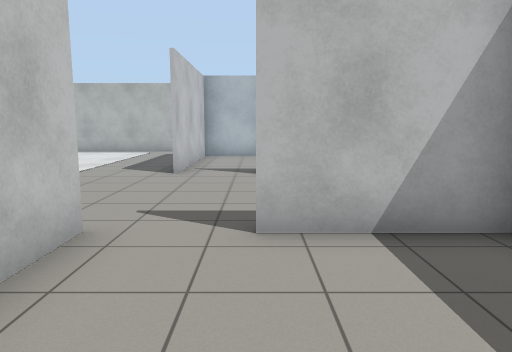
[1] (above)

18 first-person views from a walk through a world built for the Gazebo simulator. The camera is 1.2 m above the floor, tilts 8° down and sees 70° across. The floor is counted in squares, 1 m on a side. Each view is taken from the middle of a square. On the plan, view 1 faces up. The plan holds only what a view shows up to about 14 squares ahead; the rest is blank.

[2]
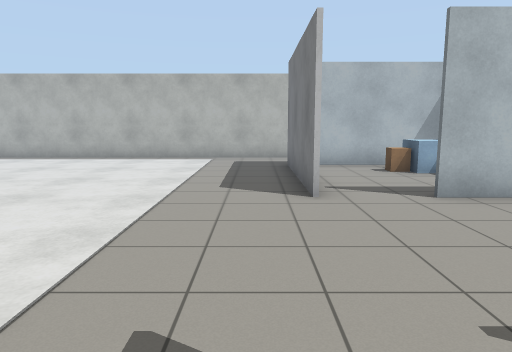

[3]
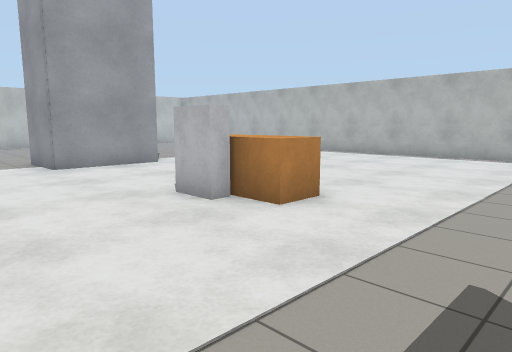

[4]
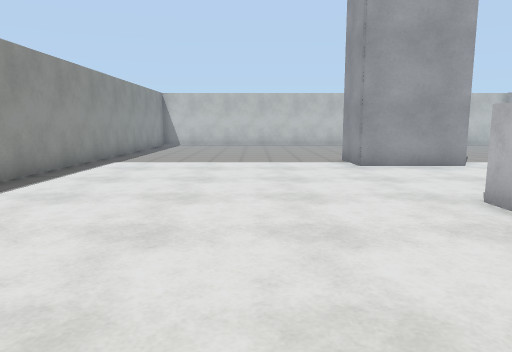

[5]
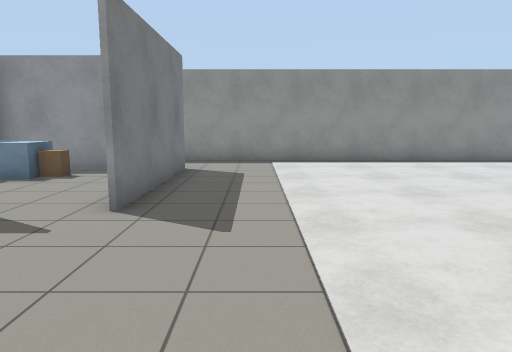

[6]
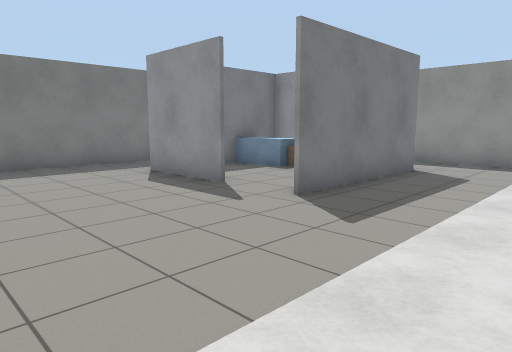

[7]
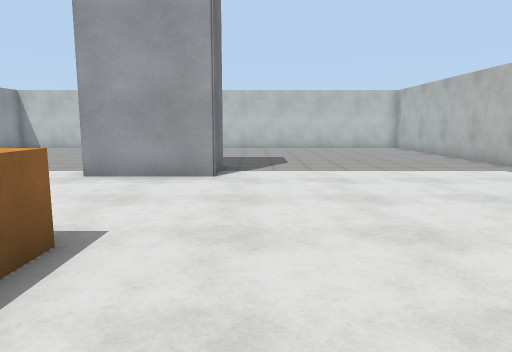

[8]
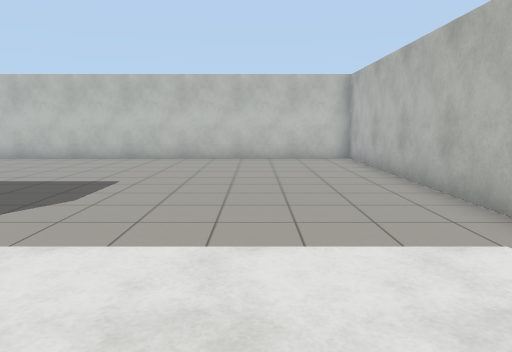

[9]
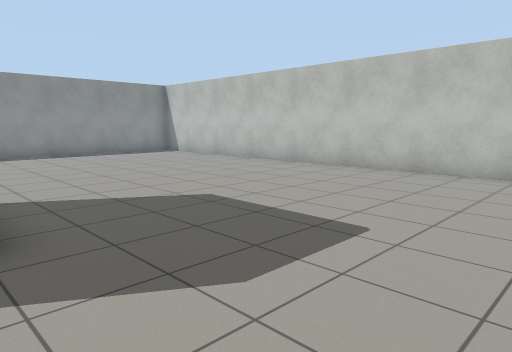

[10]
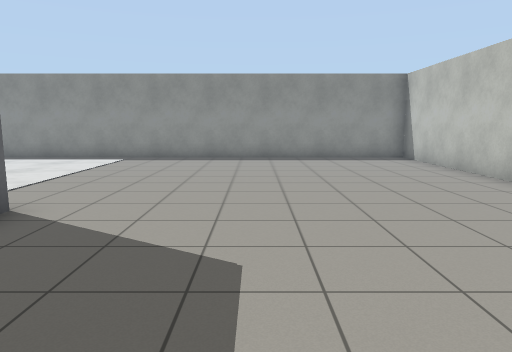

[11]
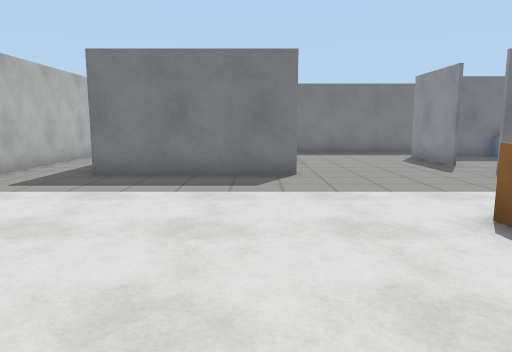

[12]
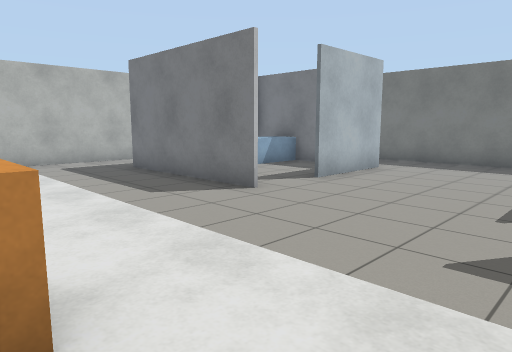

[13]
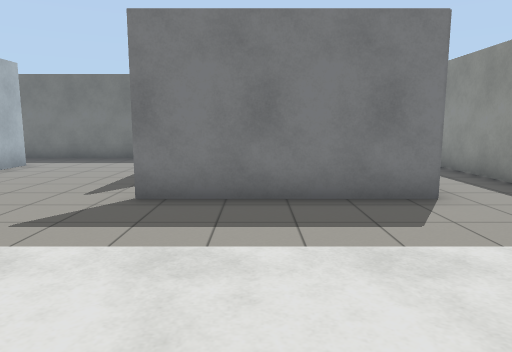

[14]
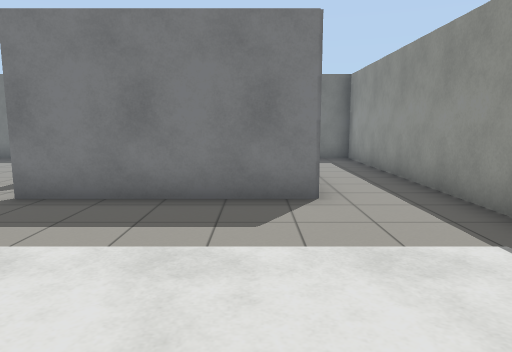

[15]
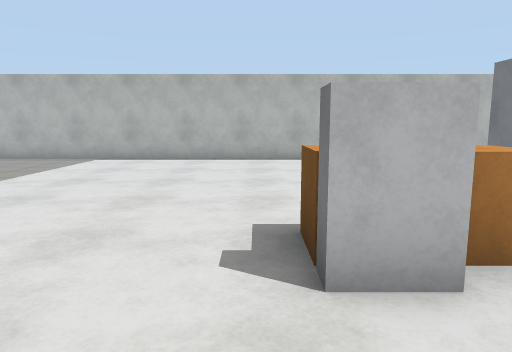

[16]
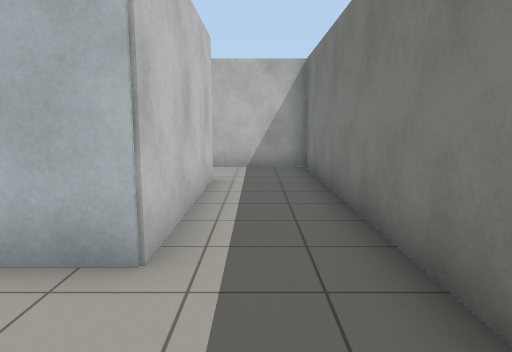

[17]
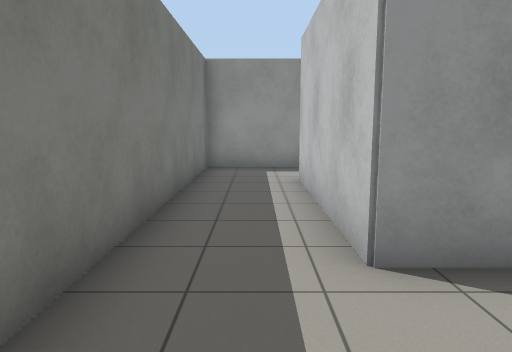

[18]
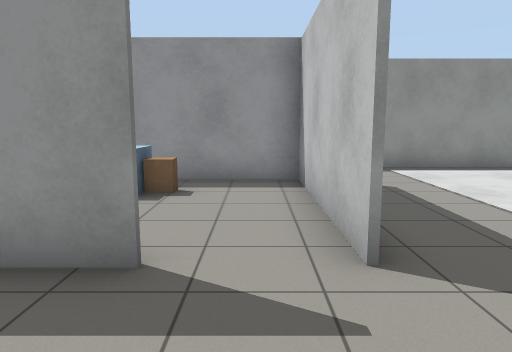

### Floor plan
Points are (right, up) in squares from view 1. A wall is a line through its corners. A room is listed if a view was taken in it or the views show most of it. See-through windows are left out.
Room 1 (view 1)
walls: (-1.9, 2.5) (-1.9, -0.9) (2.9, -0.9) (2.9, 2.4); (2.9, 3.9) (0, 3.9)
ways out: opening at (-1, 3) to room 2
objects: beige box (1, 0) to (1, 1); blue box (2, 0) to (2, 1)
Room 2 (views 2, 3, 4, 5, 6, 7, 8, 9, 10, 11, 12, 13, 14, 15, 16, 17, 18)
walls: (-15.5, 8.1) (-13.4, 8.1) (-13.4, 5) (-15.5, 5); (-1.9, 4) (-1.9, 2.5); (-2.1, 8.9) (-2.1, 14.1); (-0.1, 4) (3.1, 4) (3.1, -1); (-2.1, -1.1) (-2.1, 4); (3.1, 14) (3.1, 8.9) (0, 8.9); (-24.4, -3.4) (5.4, -3.4) (5.4, 16.4) (-24.4, 16.4) (-24.4, -3.4)
ways out: opening at (-1, 3) to room 1; opening at (-1, 9) to room 3
objects: white box (-8, 6); orange box (-8, 6) to (-7, 7)
Room 3 (no view inside)
walls: (2.9, 11.1) (2.9, 13.9); (2.5, 13.9) (-1.9, 13.9) (-1.9, 9)
ways out: opening at (-1, 9) to room 2
objects: beige box (1, 12) to (1, 13); blue box (2, 12) to (2, 13)

Where each view was taken, in squares from view 1:
view 1: 0 up, 0 right, facing up
view 2: 3 up, 3 left, facing up
view 3: 2 up, 3 left, facing up-left
view 4: 2 up, 3 left, facing left
view 5: 9 up, 4 left, facing down
view 6: 9 up, 6 left, facing down-right
view 7: 9 up, 5 left, facing left
view 8: 13 up, 11 left, facing left
view 9: 12 up, 15 left, facing down-left
view 10: 10 up, 19 left, facing down
view 11: 10 up, 11 left, facing right
view 12: 4 up, 7 left, facing up-right
view 13: 2 up, 8 left, facing right
view 14: 0 up, 8 left, facing right
view 15: 3 up, 9 left, facing up
view 16: 6 up, 4 right, facing up
view 17: 7 up, 4 right, facing down
view 18: 7 up, 1 left, facing down
